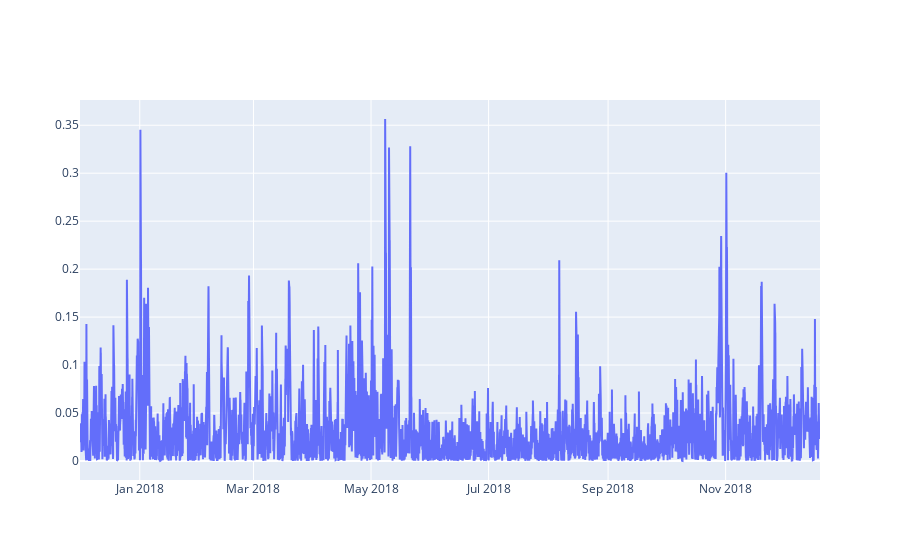

Here is the notebook cell this chart was saved with:
### Code cell
iplot([{"x": Y_test_full['ds'], "y": relative_error_on_test}])

### Figure 1 — Plotly figure (JSON) as saved in the notebook; plotly's stock layout.template omitted (floating-point values rounded to 4 significant figures; data arrays with more than 128 entries replaced by an {"elided": "..."} marker saying what was removed)
{"data": [{"type": "scatter", "x": {"elided": "9216 str values"}, "y": {"elided": "9216 float values"}}], "layout": {}}
